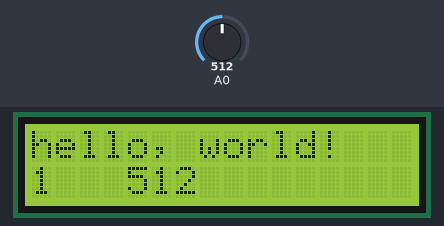
A sketch run on a simulated Arduino Uno, built with avr-gcc and run on an emulated ATmega328P. Shown: 16×2 character LCD. The test bench sets the inputs (shaded band); at power-on: A0 = 512.

Above: at 1.2 s.
1.3 s: A0 set to 6
At 2.8 s:
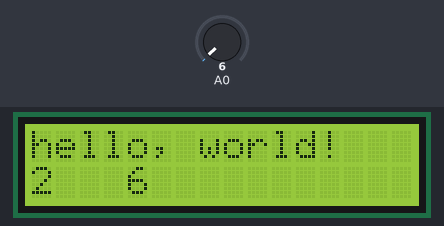
3.5 s: A0 set to 3
At 4.8 s:
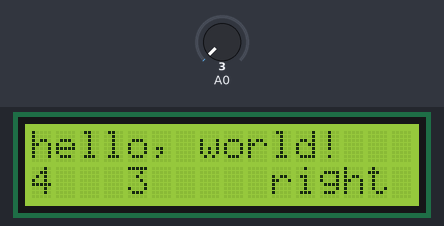
6.5 s: A0 set to 100
At 7.8 s:
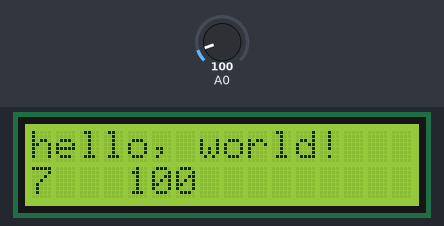
Timing chart, 0 to 9.5 s (numbered marks = the images above; inputs shaded):
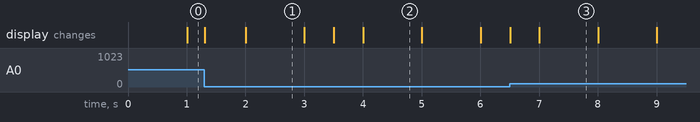

The sketch:

LCD_Shield.ino
```cpp
#include <LiquidCrystal.h>
int button_value = 0;
const int rs = 8, en = 9, d4 = 4, d5 = 5, d6 = 6, d7 = 7;
LiquidCrystal lcd(rs, en, d4, d5, d6, d7);

void setup() {
  lcd.begin(16, 2);
  lcd.print("hello, world!");
}

void loop() {
  button_value = analogRead(0);
  lcd.setCursor(0, 1);
  lcd.print(millis() / 1000);

  lcd.setCursor(4, 1);
  lcd.print(button_value);
  lcd.print("   ");
  lcd.setCursor(10, 1);

  if(button_value > 630 && button_value < 640){
    //select
    lcd.print("select ");
  }else if(button_value > 400 && button_value < 410){
    //left
    lcd.print("left   ");
  }else if(button_value > 90 && button_value < 100){
    //up
    lcd.print("up     ");
  }else if(button_value > 250 && button_value < 260){
    //down
    lcd.print("down   ");
  }else if(button_value > -5 && button_value < 5){
    //right
    lcd.print("right  ");
  }else{
    lcd.print("       ");
  }


}
```

Measured:
- the behaviour switches between 5 and 4 on A0 (found by bisection; images 1 and 2)
- after the input at 3.5 s, the display: first changes at once (image 2 shows a later state)
- after the input at 6.5 s, the display: first changes at once (image 3 shows a later state)
- what the display in image 1 shows lasts 1.0 s, from 2.0 s to 3.0 s
